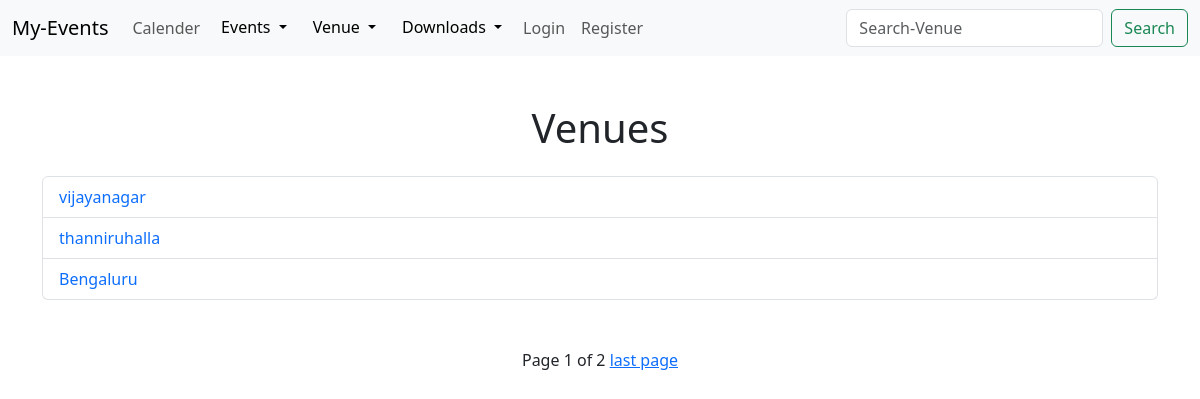
/venues, run on the app's committed database.
### events/models.py (models this page shows, shortened)
class Venue(models.Model):
    name = models.CharField('Venue name',max_length= 100)
    address = models.CharField(max_length=300)
    zip_code = models.CharField('zip code',max_length= 100)
    web = models.URLField('website address')
    email_address = models.EmailField('Email')
    owner = models.IntegerField("venue owner",blank=False,default=1)
    image = models.ImageField("image",null=True,blank=True,upload_to="images/")

### events/views.py (the view)
# urls.py: path('venues',views.venues,name="venues"),
def venues(req):
    p = Paginator(Venue.objects.all(),3)
    page = req.GET.get('page')
    venue_list = p.get_page(page)
    return render(req, "events/venues.html", {
        'venue_list':venue_list
    })

### events/templates/events/venues.html (shortened to what this page needs)
{% extends 'events/base.html' %}
{% block content %}
  <div class="container mt-5">
    <h1 class="text-center mb-4">Venues</h1>
    <ul class="list-group">
      {% for venue in venue_list %}
      <li class="list-group-item d-flex justify-content-between align-items-center">
        <a href="{% url 'venuedetailes' venue.id %}" class="text-decoration-none">{{ venue.name }}</a>
      </li>
      {% endfor %}
    </ul>
    <br><br>
    <center><div>
          Page {{venue_list.number}} of {{venue_list.paginator.num_pages}}
        {%if venue_list.next_page_number ==  venue_list.paginator.num_pages %}
        <a href="?page={{venue_list.paginator.num_pages}}">last page</a>
        {%endif%}
    </div></center>
  </div>
{% endblock %}

### data on the page
Venue: name "vijayanagar"
Venue: name "thanniruhalla"
Venue: name "Bengaluru"

### other printed values
{{ venue_list.number }} "1"
{{ venue_list.paginator.num_pages }} "2"
